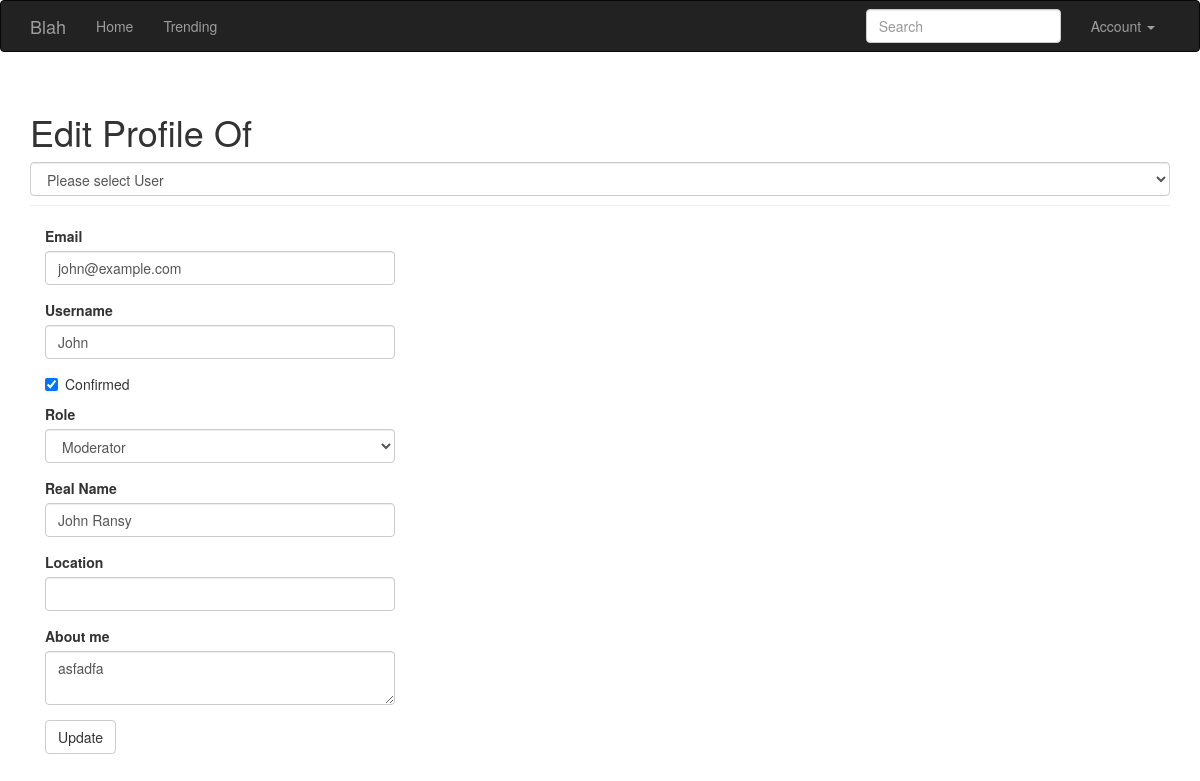
/edit-profile/1 (signed in), run on an earlier commit of the app's database.
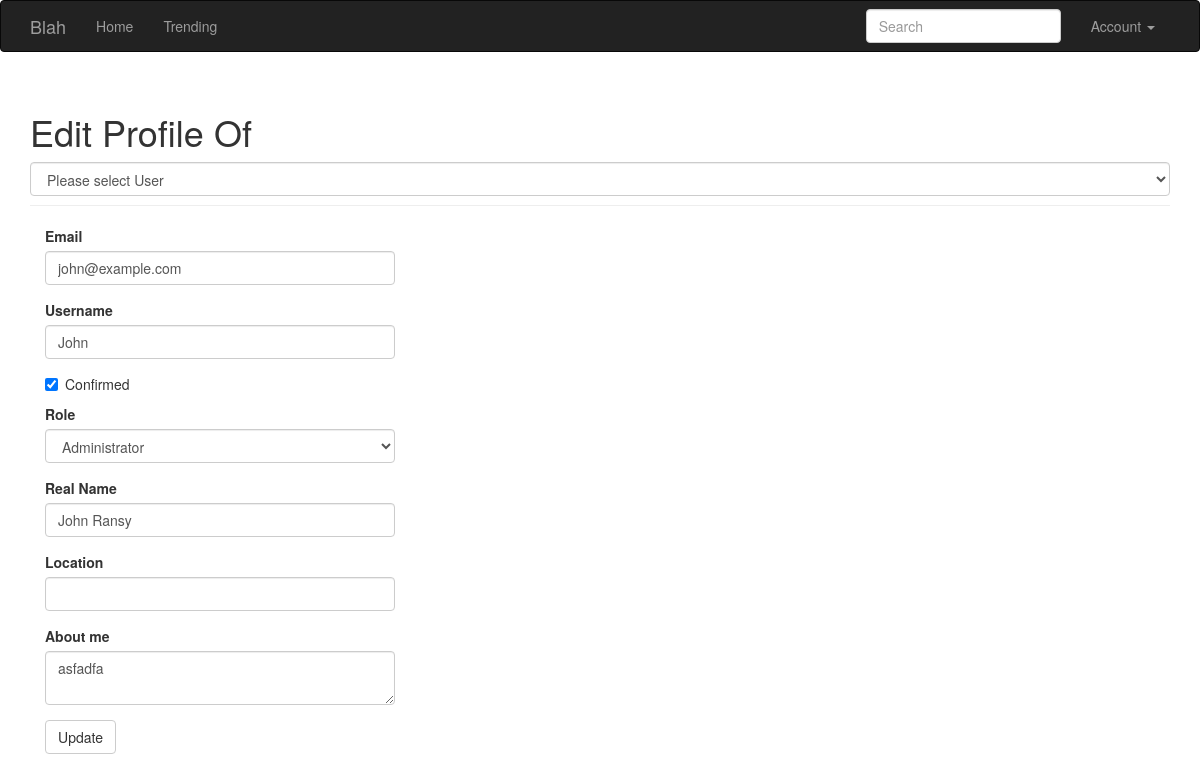
And on a later commit of the database.
### app/models.py (models this page shows, shortened)
class User(UserMixin, db.Model):
    __tablename__ = 'users'
    id = db.Column(db.Integer, primary_key=True)
    email = db.Column(db.String(64), unique=True, index=True)
    username = db.Column(db.String(64), unique=True, index=True)
    role_id = db.Column(db.Integer, db.ForeignKey('roles.id'))
    password_hash = db.Column(db.String(128))
    confirmed = db.Column(db.Boolean, default=False)
    name = db.Column(db.String(64))
    location = db.Column(db.String(64))
    about_me = db.Column(db.Text())
    member_since = db.Column(db.DateTime(), default=datetime.utcnow)
    last_seen = db.Column(db.DateTime(), default=datetime.utcnow)
    avatar_hash = db.Column(db.String(32))
    posts = db.relationship('Post', backref='author', lazy='dynamic')
    followed = db.relationship('Follow',
                               foreign_keys=[Follow.follower_id],
                               backref=db.backref('follower', lazy='joined'),
                               lazy='dynamic',
                               cascade='all, delete-orphan')
    followers = db.relationship('Follow',
                                foreign_keys=[Follow.followed_id],
                                backref=db.backref('followed', lazy='joined'),
                                lazy='dynamic',
                                cascade='all, delete-orphan')
    @property
    def password(self):
        raise AttributeError('Password is not a readable attribute')
    def ping(self):
        self.last_seen = datetime.utcnow()
        db.session.add(self)
    def can(self, perm):
        return self.role is not None and self.role.has_permission(perm)
    def is_administrator(self):
        return self.can(Permission.ADMIN)

### app/main/views.py (the view, shortened to what this page needs)
@main.route('/edit-profile/<int:id>', methods=['GET', 'POST'])
@login_required
@admin_required
def edit_profile_admin(id):
    allUsers = User.query.all()
    user = User.query.get_or_404(id)
    form = EditProfileAdminForm(user=user)
    form.email.data = user.email
    form.username.data = user.username
    form.confirmed.data = user.confirmed
    form.role.data = user.role_id
    form.name.data = user.name
    form.location.data = user.location
    form.about_me.data = user.about_me
    return render_template('edit_profile.html', form=form, user=user, allUsers=allUsers)

### app/main/forms.py
class SearchForm(FlaskForm):
    q = StringField(_l('Search'), validators=[DataRequired()])
    def __init__(self, *args, **kwargs):
        if 'formdata' not in kwargs:
            kwargs['formdata'] = request.args
        if 'csrf_enabled' not in kwargs:
            kwargs['csrf_enabled'] = False
        super(SearchForm, self).__init__(*args, **kwargs)

### app/auth/views.py (called while the page is built)
@auth.before_app_request
def before_request():
    if current_user.is_authenticated:
        current_user.ping()
        if not current_user.confirmed \
                and request.endpoint \
                and request.blueprint != 'auth' \
                and request.endpoint != 'static':
            return redirect(url_for('auth.unconfirmed'))

### app/main/__init__.py (called while the page is built)
@main.app_context_processor
def inject_permissions():
    return dict(Permission=Permission)

### app/main/views.py (called while the page is built)
@main.before_app_request
def before_request():
    current_user.last_seen = datetime.utcnow()
    db.session.commit()
    g.search_form = SearchForm()
    g.locale = str(get_locale())

### app/models.py (called while the page is built)
@login_manager.user_loader
def load_user(user_id):
    return User.query.get(int(user_id))

    def has_permission(self, perm):
        return self.permissions & perm == perm

### app/templates/edit_profile.html (shortened to what this page needs)
{% extends "base.html" %}
{% import "bootstrap/wtf.html" as wtf %}
{% block page_content %}
<div class="page-header">
    {% if current_user.is_administrator() and allUsers %}
    <h1>Edit Profile Of</h1>
    <select class="form-control" name= users method="GET" action="/" onchange="location = this.options[this.selectedIndex].value;">
      <option>Please select User</option>
    </select>
    {% else %}
    <h1>Edit Your Profile</h1>
    {% endif %}
</div>
<div class="col-md-4">
    {{ wtf.quick_form(form) }}
</div>
{% endblock %}

What changed in the data, as far as the page shows it:
changed User "john@example.com": role "Moderator" → "Administrator"
